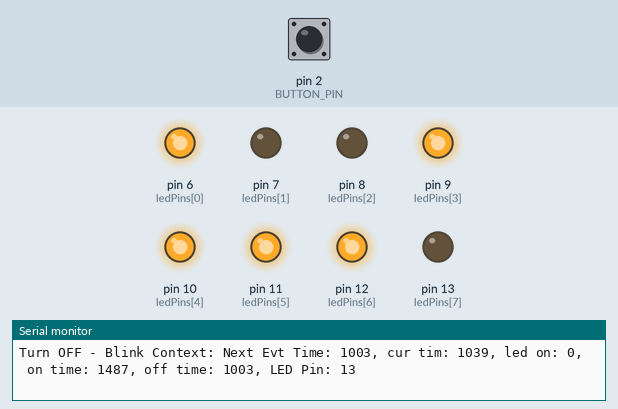
A sketch run on a simulated Arduino Uno, built with avr-gcc and run on an emulated ATmega328P. Parts: output pins drawn as LEDs (lit = HIGH), the last lines printed to the serial monitor. Dashed ring = blinking. Inputs (shaded band) come from the test bench; at power-on: pin 2 (BUTTON_PIN) LOW. Random numbers use the default seed unless the sketch sets one.

Above: at 2.0 s.
2.1 s: pin 2 (BUTTON_PIN) pulled HIGH for 1 s
At 3.45 s:
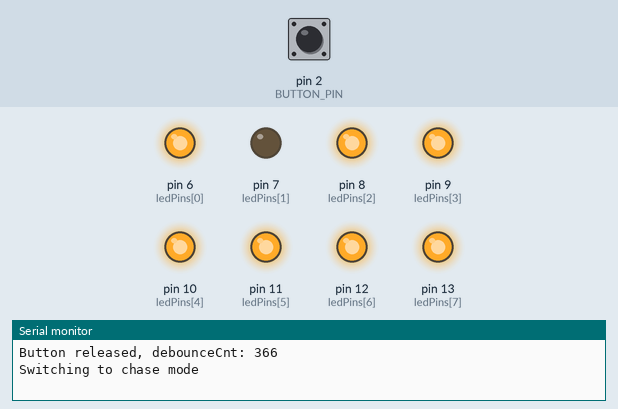
5.1 s: pin 2 (BUTTON_PIN) pulled HIGH for 0.15 s
At 6.1 s:
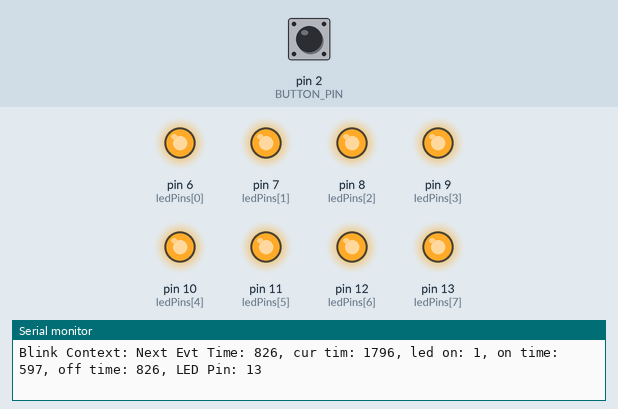
8.2 s: pin 2 (BUTTON_PIN) pulled HIGH for 3.2 s
At 9.32 s:
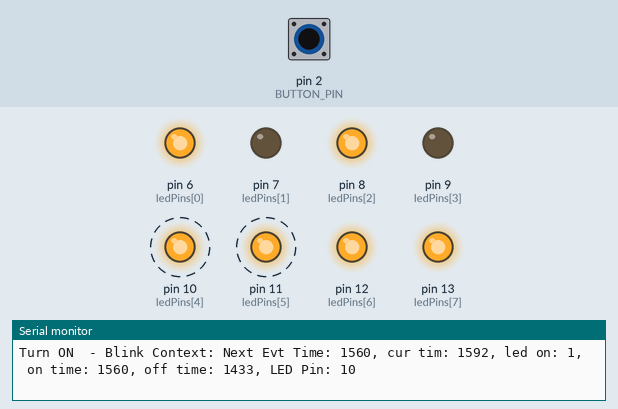
12.9 s: pin 2 (BUTTON_PIN) pulled HIGH for 0.15 s
At 13.08 s:
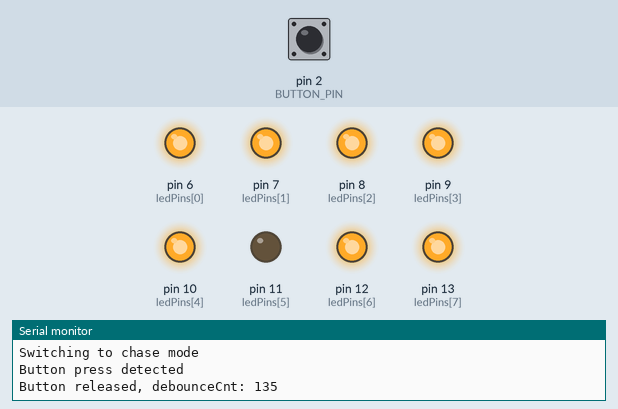
16.0 s: pin 2 (BUTTON_PIN) driven HIGH
19.0 s: pin 2 (BUTTON_PIN) driven LOW
Timing chart, 0 to 23.0 s (numbered marks = the images above; inputs shaded):
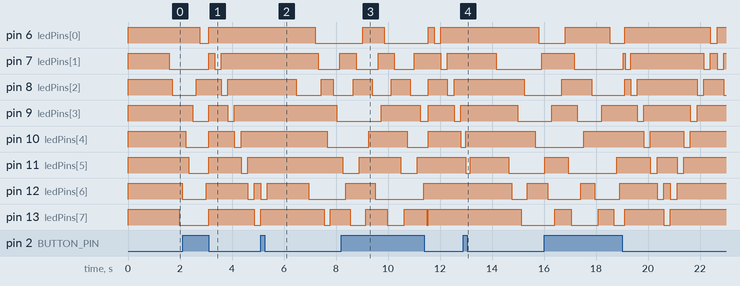

Measured:
- by itself, pin 8 (ledPins[2]): repeats every 1.5 s: LOW 0.73 s, HIGH 0.73 s
- by itself, pin 10 (ledPins[4]): alternates HIGH for 1.4 s and LOW for 0.81 s
- by itself, pin 11 (ledPins[5]): alternates HIGH for 1.6 s and LOW for 0.64 s

The sketch:

05MultitaskingTraceAndBlink.ino
```cpp
/******************************************************************************
 * Cooperative Multitasking
 *   05 - Multitasking trace and blink
 *
 * This is the fifth in a series of programs to illustrate the benefits of
 * a simple multitasking mechanism for Arduino.
 *
 * This program (sketch) shows how to multitask a few different tasks using "cooperative
 * multitasking". The tasks that are being multitasked include:
 * - Monitoring a switch / button press
 * - Executing an LED trace pattern
 * - Randomly blinking multiple LEDs.
 *   The blink task is actually 1 task per LED being blinked. So for 8 LED's, it
 *   is 8 sub tasks.
 *
 * The big differences between the previous non-multitasking examples and this one include:
 * - use of delay () and long running loops (e.g. while (digitalRead(BUTTON_PIN) == HIGH);) are
 *   removed.
 * - The tasks track what they are doing in what is known as it's context and just let the hardware
 *   get on with doing what it does all by itself.
 *   For example, once an LED is turned ON (or OFF), it will remain on (or off) all by itself.
 *   While the LED is remaining on (or off) all by itself, the tasks' code simply returns (exits).
 *   This allows the Arduino's CPU to go on and do something else (e.g. turn a different LED on or off).
 *   The task's context consists of whatever information is needed to track what we have done so far and
 *   work out what to do next.
 */

// Define the pin for the input button
#define BUTTON_PIN 2

// Define the pins to be used in tracing mode.
unsigned int ledPins [] = {6, 7, 8, 9, 10, 11, 12, 13};
#define LED_COUNT     (sizeof (ledPins) / sizeof(ledPins[0]))
// Context information for sub-tasks
unsigned long timePrev = 0;


#define BLINK_MODE      0
#define CHASER_MODE     1
boolean mode = BLINK_MODE;    // The current mode of operation. By using an ID to define the
                              // mode, we can have any number of display modes.


// Chaser context.
              // Number of milliseconds between chaser actions.
#define CHASER_DELAY  200
unsigned long chaserNextEventTime;
unsigned long chaserTimerCnt;
int chaserIndex = 0;
boolean chaserIndexGoingUp = true;


// Blink context.
typedef struct {
  unsigned long timerCnt;     // Number of milliseconds that have passed since the last activity.
  unsigned long nextEventTime;  // Number of millisends that must pass until the next activity.

  boolean ledOn;              // tracks whether the LED is currently on or not.
  int ledPin;                 // the Pin to which the LED is connected.
  unsigned long onTime;       // number of milliseconds that this LED should remain on.
  unsigned long offTime;      // number of milliseconds that the LED should remain off.
} BlinkContext;

// Declare 1 blink context for each LED being controlled.
// This is used by the blink subtasks to determine what to do next and when.
BlinkContext blinkCtx[LED_COUNT];


// Button context.
boolean isButtonPressed = false;
int prevButtonState = LOW;
unsigned long buttonNextEventTime = 10;
unsigned long buttonTimerCnt = 0;
unsigned long debounceCnt = 0;


void printBlinkContext(BlinkContext *ctx) {
  Serial.print("Blink Context: Next Evt Time: ");
  Serial.print(ctx->nextEventTime);
  Serial.print(", cur tim: ");
  Serial.print(ctx->timerCnt);
  Serial.print(", led on: " );
  Serial.print(ctx->ledOn);
  Serial.print(", on time: ");
  Serial.print(ctx->onTime);
  Serial.print(", off time: ");
  Serial.print(ctx->offTime);
  Serial.print(", LED Pin: " );
  Serial.println(ctx->ledPin);
}


void randomiseBlink(BlinkContext *ctx) {
  ctx->onTime = 500 + random(1500);         // On time is a random number between 500 and 2000 ms.
  ctx->offTime = 500 + random(1500);        // Off time is a random number between 500 and 2000 ms.
  ctx->nextEventTime = ctx->offTime;       // Specify the next action time.
}


void setup() {
  Serial.begin (9600);
  while (!Serial)
  ;

  // Initialise the LED Pins for output and set them to High (turn the LED's off).
  Serial.print("Initialising LED pin: ");
  for (int i = 0; i < LED_COUNT; i++) {
    pinMode(ledPins[i], OUTPUT);
    digitalWrite(ledPins[i], HIGH);       // Turn the LED off.
    blinkCtx[i].ledOn = false;            // track that the LED is off.
    blinkCtx[i].ledPin = ledPins[i];      // track the pin that this task's LED is attached to.
    blinkCtx[i].timerCnt = 0;             // We are at the beginning of time.

    if (i > 0) {
      Serial.print(", ");
    }
      Serial.print(ledPins[i]);
  }
  Serial.println();

  for (int i = 0; i < LED_COUNT; i++) {
    randomiseBlink(&blinkCtx[i]);
    printBlinkContext(&blinkCtx[i]);
  }

  // Set the push button's pin as an input.
  Serial.print("Setting input for push button on pin: ");
  Serial.println(BUTTON_PIN);
  pinMode(BUTTON_PIN, INPUT);

  Serial.println("Ready");
  timePrev = millis();              // Initialise the "previous time" value to the current time.
}


void turnAllLed(int state) {
  for (int i = 0; i < LED_COUNT; i++) {
    digitalWrite(ledPins[i], HIGH);       // Turn off the LED.
  }
}


unsigned long blinkLEDTask(BlinkContext *ctx) {
  unsigned long nextEventTime;

  // Are we in blink mode?
  if (mode != BLINK_MODE) {
    // If we are not in the blink mode, then there is nothing to do here.
    return 10000000;        // return a high value to effectively prevent further calls
                            // to this task. Note that the randomise routine will reset
                            // this to a proper value when we switch modes.
  }

  // Check our current state.
  if (ctx->ledOn) {      // Is the LED currently on?
      Serial.print("Turn ON  - "); printBlinkContext(ctx);
      digitalWrite(ctx->ledPin, HIGH);   // Yes, so turn it off
    nextEventTime = ctx->offTime;
  } else {
      Serial.print("Turn OFF - "); printBlinkContext(ctx);
      digitalWrite(ctx->ledPin, LOW);   // Yes, so turn it off
    nextEventTime = ctx->onTime;
  }
  ctx->ledOn = !ctx->ledOn;
  return nextEventTime;
}


unsigned long chaserTask() {

  if (mode != CHASER_MODE) {
    return 10000000;      // Return a high value to effectively prevent further calls to
                          // this task. The mode switch (handleButtonPress) will reset
                          // the next time value to a sensible value.
  }

  if (chaserIndexGoingUp) {
    digitalWrite(ledPins[chaserIndex], HIGH);   // Turn the previous LED OFF.
    chaserIndex += 1;                           // Point to the next higher LED.
    digitalWrite(ledPins[chaserIndex], LOW);    // Turn the LED ON.
                                                // Go up as long as the index is < the
                                                // highest index in the ledPins array.
    chaserIndexGoingUp = (chaserIndex < LED_COUNT - 1);
  } else {
    digitalWrite(ledPins[chaserIndex], HIGH);   // Turn the previous LED OFF.
    chaserIndex -= 1;                           // Point to the next lower LED.
    digitalWrite(ledPins[chaserIndex], LOW);    // Turn the LED ON.
    chaserIndexGoingUp = (chaserIndex <= 0);    // When we reach zero, switch to going up.
  }

  return CHASER_DELAY;
}

/**********************
 * Check Button Pressed.
 * Checks to see if the button is pressed.
 * If it is, return true.
 *
 * The function will first check to see if the button is pressed, then wait for a bit to check
 * if the button is still pressed. If it is, then the button is "debounced" and this function
 * returns true (Button pressed).
 *
 * Otherwise this function returns false (Button not pressed)
 *
 * Return: true if button pressed, false otherwise.
 *
 */
boolean checkButtonPressed() {
  Serial.println("Check button press");
        // The complexity of this code is to "debounce" the button press.
        // Has the button been pressed.
  if (digitalRead(BUTTON_PIN) == HIGH) {
    // Check for a short period of time, that the button remains pressed.
    // In this case 50 x 1 ms checks.
    const int numChecks = 50;
    int i = 0;
    while (digitalRead(BUTTON_PIN) == HIGH && i < numChecks) {
      delay(1);
      i++;
    }
    // Did we exit the loop before the required time (i.e. was the button released / still being debounced)?
    if (i < numChecks) {
      return false;       // Return "Button not pressed"
    }


    // At this point, we confirm that we have a button press.
    // Wait for the button to be released. During this time, whatever else was happening
    // on the Arduino (e.g. blinking an LED) will be suspended.
      Serial.println("Button pressed, waiting for release");
    while (digitalRead(BUTTON_PIN) == HIGH) {
      delay(10);
    }
    return true;          // Return "Button pressed"
  }
  return false;           // Return "Button not pressed"
}


unsigned long checkButtonTask() {
  boolean currButtonState = digitalRead(BUTTON_PIN);

  isButtonPressed = false;        // Assume button is not pressed until determined otherwise
  if (prevButtonState == LOW) {
    if (currButtonState == HIGH) { // prev = LOW and curr = LOW
                                  // prev = LOW and curr = HIGH
                                  // state is changing.
      debounceCnt = 0;            // debounce the button.
        Serial.println("Button press detected");
    }
  } else {                        // the previous state of the button was HIGH (pressed)
    if (currButtonState == HIGH) {
      debounceCnt += 1;           // count a debounce.
    } else {                      // prev state = HIGH, curr = LOW - button released.
                                  // if we have passed the debounce threshold, then
                                  // the is button pressed will be set to true.
      isButtonPressed = (debounceCnt > 10);
        Serial.print("Button released, debounceCnt: ");
        Serial.println(debounceCnt);
      debounceCnt = 0;
    }
  }
        // Check the button more frequently if it is pressed.
  prevButtonState = currButtonState;
  return currButtonState == HIGH ? 1 : 10;
}


boolean wasButtonPressedAndReset() {
  boolean result = isButtonPressed;
  isButtonPressed = false;
  return result;
}


void handleButtonPress() {
  switch (mode) {
    case BLINK_MODE:
        Serial.println("Switching to chase mode");
      turnAllLed(HIGH);
      mode = CHASER_MODE;
      chaserIndex = 0;
      chaserTimerCnt = 0;
      chaserNextEventTime = CHASER_DELAY;
      break;
    case CHASER_MODE:
        Serial.println("Switching to blink mode. Contexts:");
      for(int i = 0; i < LED_COUNT; i++) {
        randomiseBlink(&blinkCtx[i]);
        printBlinkContext(&blinkCtx[i]);
        turnAllLed(HIGH);
      }
      mode = BLINK_MODE;
      break;
    default:
      mode = BLINK_MODE;
      break;
  }
}


/**********************
 * Loop
 *
 */
void loop() {
  unsigned long timeNow = millis();

  if (timeNow != timePrev) {
    unsigned long timeDelta = timeNow - timePrev;
    timePrev = timeNow;

    // Execute the blink sub tasks.
    for (int i = 0; i < LED_COUNT; i++) {
      BlinkContext *ctx = &blinkCtx[i];
      ctx->timerCnt += timeDelta;

      if (ctx->timerCnt >= ctx->nextEventTime) {
        ctx->nextEventTime = blinkLEDTask(ctx);
        ctx->timerCnt = 0;
      }
    }

    // Execute the chaser sub task.
    chaserTimerCnt += timeDelta;
    if (chaserTimerCnt >= chaserNextEventTime) {
      chaserNextEventTime = chaserTask();
      chaserTimerCnt = 0;
    }

    // Execute the button subtask.
    buttonTimerCnt += timeDelta;
    if (buttonTimerCnt >= buttonNextEventTime) {
      buttonNextEventTime = checkButtonTask();
      buttonTimerCnt = 0;

      if (wasButtonPressedAndReset()) {
        handleButtonPress();
      }
    }
  }
}
```
